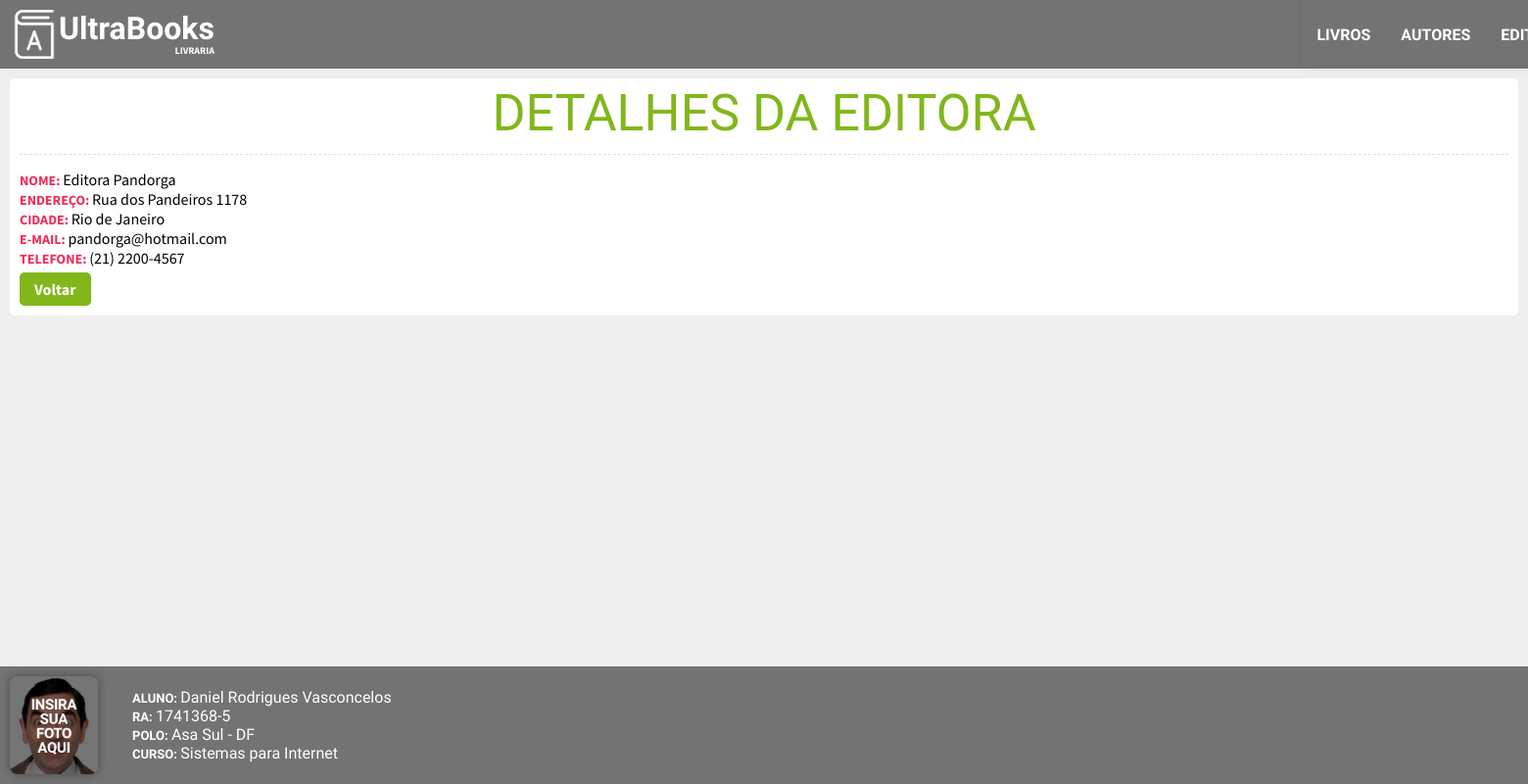
/controller/editoras.php?acao=detalhes&id=3, run on the app's committed database.
### tables this page shows
CREATE TABLE `editora` (
  `id` int(11) NOT NULL,
  `nome` varchar(255) NOT NULL,
  `endereco` varchar(255) NOT NULL,
  `cidade` varchar(255) NOT NULL,
  `email` varchar(255) NOT NULL,
  `telefone` varchar(45) NOT NULL
);

### controller/editoras.php (called while the page is built, shortened)
<?php
class editoras{
    private function getDetalhes() {
        include("../model/conexao.php");
        $id = $_GET["id"];
        $query = $conectar->query("SELECT * FROM editora WHERE id = $id");
        $dados = $query->fetch_assoc();
        return $dados;
    }
    public function exibirView(){
        if(isset($_GET["acao"])){
            switch($_GET["acao"]) {
                case "detalhes":
                    $editora = $this->getDetalhes();
                    break;
            }
        }   else {
            $editoras = $this->listarEditoras();
            $conteudo = "../view/editoras/lista.php";
        }
        include("../view/view.php");
    }
}
$editoras = new editoras;
$editoras->exibirView();
?>

### view/editoras/detalhes.php (the view)
<section id="conteudo">
	<header class="column">
		<h1>Detalhes da editora</h1>
	</header>
	<div class="detalhes">
		<ul>
			<li><b>Nome: </b><?=$editora["nome"];?>
            </li>
			<li><b>Endereço: </b><?=$editora["endereco"];?></li>
			<li><b>Cidade: </b><?=$editora["cidade"];?></li>
			<li><b>E-mail: </b><?=$editora["email"];?>
            </li>
			<li><b>Telefone: </b><?=$editora["telefone"];?></li>
		</ul>
	</div>
	<div class="ferramentas">
		<a href="editoras.php" class="botao">Voltar</a>
	</div>
</section>

### css/estilos.css (style rules this page uses)
html { height: 100%; box-sizing: border-box; }
*, *:before, *:after { box-sizing: inherit; }
body { margin: 0; padding: 0; background: #EEE; font-family: 'Source Sans Pro', sans-serif; min-height: 100%; position: relative; }
h1, h2, h3, h4, h5, h6 { margin: 0; padding: 0; line-height: 100%; }
ul, li { margin: 0; padding: 0; list-style: none; }
a,a:hover,a:focus,a:visited { text-decoration: none; color:inherit }
.botao, input, button, select { font-family: 'Source Sans Pro', sans-serif; font-size: 16px; border-radius: 5px; background: #FFF; }
.botao { border: none !important; background: #81B71A; padding: 7px 15px; font-weight: bold; color: #FFF !important; cursor: pointer; box-shadow: 0 0 0px transparent; transition: background 500ms, box-shadow 500ms; align-self: center; }
#conteudo { margin: 10px; padding: 10px; background: #FFF; border-radius: 5px; }
.column { flex-direction: column !important; }
#conteudo header { padding-bottom: 15px; margin-bottom: 15px; border-bottom: 1px dashed #dedede; display: flex; }
#conteudo header h1 { font-size: 52px; text-align: center; text-transform: uppercase; font-weight: normal; font-family: 'Dosis', sans-serif; color: #81B71A; }
#conteudo .detalhes { display: flex; }
#conteudo .detalhes ul b { color: #ef2c59; font-size: 14px; text-transform: uppercase; }
.ferramentas { margin-top: 5px; display: flex; }
.ferramentas .botao { margin-right: 5px; }

### data on the page
editora: nome "Editora Pandorga", endereco "Rua dos Pandeiros 1178", cidade "Rio de Janeiro", email "pandorga@hotmail.com", telefone "(21) 2200-4567"
